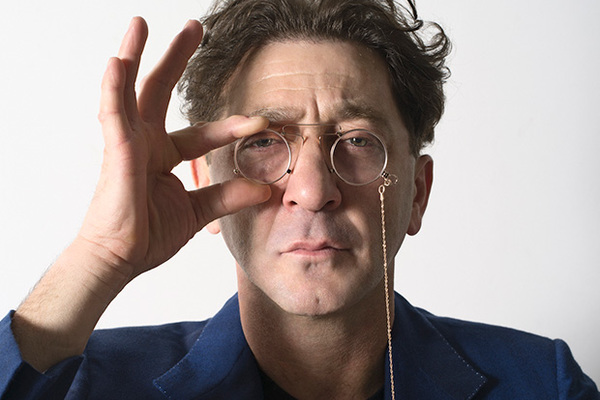
#> input picture test_picture.jpg, 600 x 400 px
$ python filter_with_filename.py
#> lines starting #> are read from the running program, lines starting #| are printed output that depends on the picture
from PIL import Image
import numpy as np

img_in_way = "test_picture.jpg"

img_out_way = "ouut.jpg"
img_params_size = 10

img_params_grad = 50

img = Image.open(img_in_way)
#> img is the input picture: PIL image 600x400 RGB; mean R, G, B 158.7, 146.4, 143.4
arr_img = np.array(img)
rows = len(arr_img)
#> rows = 400
columns = len(arr_img[1])
#> columns = 600


def set_clarity(size, number_column, number_row):
    """Возвращает уровень серого в клетке

        :param size: Размер мозаики
        :param number_row: Начальная координата y
        :param number_column: Начальная координата x
        :return: Значение серого в клетке

    >>> set_clarity(5, 25, 25)
    200
    >>> set_clarity(10, 322, 322)
    58
    """

    gray_tier = 0
    for n in range(number_row, number_row + size):
        for h in range(number_column, number_column + size):
            r = arr_img[n][h][0]
            g = arr_img[n][h][1]
            b = arr_img[n][h][2]
            sum_rgb = int(r) + int(g) + int(b)
            gray_tier += sum_rgb / 3
    return int(gray_tier // (size ** 2))


def set_grey_color(gray_tier, size, number_column, number_row, gradations):
    """Устанавливает оттенок серого в ячейке

        :param gray_tier: Значение серого для клетки
        :param gradations: Градации серого
        :param size: Размер мозаики
        :param number_row: Начальная координата y
        :param number_column: Начальная координата x
    """
    for n in range(number_row, number_row + size):
        for h in range(number_column, number_column + size):
            arr_img[n][h][0] = int(gray_tier // gradations) * gradations
            arr_img[n][h][1] = int(gray_tier // gradations) * gradations
            arr_img[n][h][2] = int(gray_tier // gradations) * gradations


def create_mosaic(size, gradations):
    """Фильтрует изображение, делая из него мозаику

        :param gradations: Градации серого
        :param size: Размер мозаики
    """
#> called with size = 10, gradations = 50

    number_row = 0
    while number_row < rows:
        number_column = 0
        while number_column < columns:
            set_grey_color(set_clarity(size, number_column, number_row), size, number_column, number_row, gradations)
            number_column = number_column + size
        number_row = number_row + size
#> this loop made 40 passes
#> number_row on passes 1 to 11: 10, 20, 30, 40, 50, 60, 70, 80, 90, 100, 110


create_mosaic(int(img_params_size), int(img_params_grad))
res = Image.fromarray(arr_img)
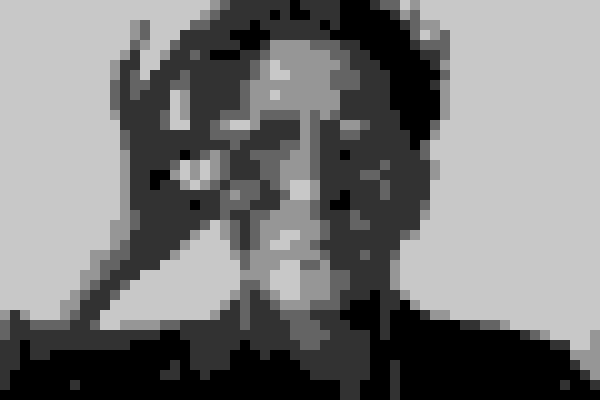
#> res: PIL image 600x400 RGB; min 0, max 200, mean 119.6
try:
    res.save(img_out_way)
except BaseException:
    print('Ошибка имени выходного изображения')
    quit()

$ run again, with ahmed_epic.jpg copied over test_picture.jpg
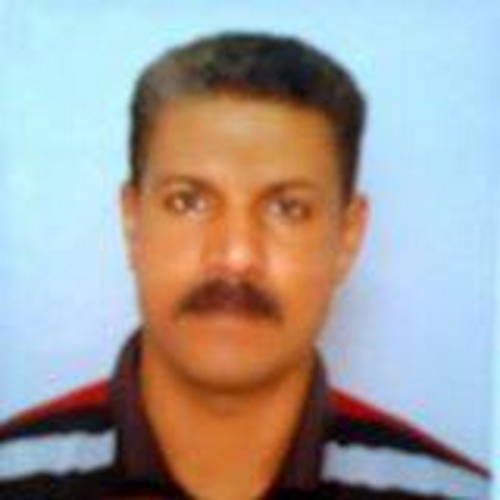
#> input picture ahmed_epic.jpg, 500 x 500 px
#> img is the input picture: PIL image 500x500 RGB; mean R, G, B 163.7, 159.2, 156.3
#> rows = 500
#> the loop in create_mosaic, `while number_row < rows:` made 50 passes
#> number_row on passes 1 to 8: 10, 20, 30, 40, 50, 60, 70, 80
#> `res = Image.fromarray(arr_img)`:
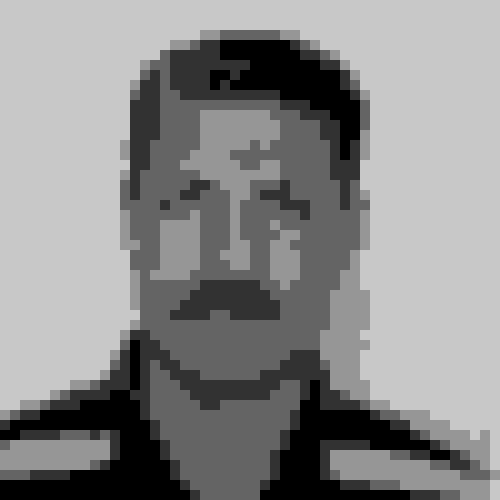
#> res: PIL image 500x500 RGB; min 0, max 200, mean 136.8
